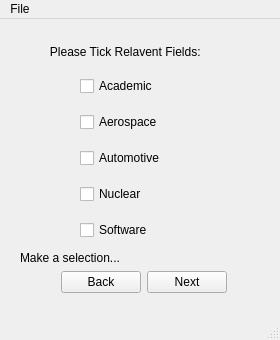
<?xml version="1.0" encoding="UTF-8"?>
<ui version="4.0">
 <class>MainWindow</class>
 <widget class="QMainWindow" name="MainWindow">
  <property name="geometry">
   <rect>
    <x>0</x>
    <y>0</y>
    <width>280</width>
    <height>340</height>
   </rect>
  </property>
  <property name="sizePolicy">
   <sizepolicy hsizetype="Fixed" vsizetype="Fixed">
    <horstretch>0</horstretch>
    <verstretch>0</verstretch>
   </sizepolicy>
  </property>
  <property name="windowTitle">
   <string>Enter Fields</string>
  </property>
  <widget class="QWidget" name="centralwidget">
   <widget class="QWidget" name="layoutWidget">
    <property name="geometry">
     <rect>
      <x>20</x>
      <y>20</y>
      <width>247</width>
      <height>254</height>
     </rect>
    </property>
    <layout class="QVBoxLayout" name="verticalLayout_3">
     <item>
      <widget class="QLabel" name="label_3">
       <property name="text">
        <string>         Please Tick Relavent Fields:</string>
       </property>
      </widget>
     </item>
     <item>
      <layout class="QVBoxLayout" name="verticalLayout_2">
       <item>
        <layout class="QHBoxLayout" name="horizontalLayout_3">
         <item>
          <spacer name="horizontalSpacer_3">
           <property name="orientation">
            <enum>Qt::Horizontal</enum>
           </property>
           <property name="sizeType">
            <enum>QSizePolicy::Fixed</enum>
           </property>
           <property name="sizeHint" stdset="0">
            <size>
             <width>60</width>
             <height>20</height>
            </size>
           </property>
          </spacer>
         </item>
         <item>
          <layout class="QVBoxLayout" name="verticalLayout">
           <item>
            <widget class="QCheckBox" name="checkBox">
             <property name="minimumSize">
              <size>
               <width>0</width>
               <height>30</height>
              </size>
             </property>
             <property name="text">
              <string>Academic</string>
             </property>
             <property name="iconSize">
              <size>
               <width>16</width>
               <height>16</height>
              </size>
             </property>
            </widget>
           </item>
           <item>
            <widget class="QCheckBox" name="checkBox_2">
             <property name="minimumSize">
              <size>
               <width>0</width>
               <height>30</height>
              </size>
             </property>
             <property name="text">
              <string>Aerospace</string>
             </property>
            </widget>
           </item>
           <item>
            <widget class="QCheckBox" name="checkBox_3">
             <property name="minimumSize">
              <size>
               <width>0</width>
               <height>30</height>
              </size>
             </property>
             <property name="text">
              <string>Automotive</string>
             </property>
            </widget>
           </item>
           <item>
            <widget class="QCheckBox" name="checkBox_4">
             <property name="sizePolicy">
              <sizepolicy hsizetype="Minimum" vsizetype="Fixed">
               <horstretch>0</horstretch>
               <verstretch>0</verstretch>
              </sizepolicy>
             </property>
             <property name="minimumSize">
              <size>
               <width>0</width>
               <height>30</height>
              </size>
             </property>
             <property name="text">
              <string>Nuclear</string>
             </property>
            </widget>
           </item>
           <item>
            <widget class="QCheckBox" name="checkBox_5">
             <property name="minimumSize">
              <size>
               <width>0</width>
               <height>30</height>
              </size>
             </property>
             <property name="text">
              <string>Software</string>
             </property>
            </widget>
           </item>
          </layout>
         </item>
         <item>
          <spacer name="horizontalSpacer_4">
           <property name="orientation">
            <enum>Qt::Horizontal</enum>
           </property>
           <property name="sizeType">
            <enum>QSizePolicy::Fixed</enum>
           </property>
           <property name="sizeHint" stdset="0">
            <size>
             <width>40</width>
             <height>20</height>
            </size>
           </property>
          </spacer>
         </item>
        </layout>
       </item>
       <item>
        <widget class="QLabel" name="label_2">
         <property name="text">
          <string>Make a selection...</string>
         </property>
        </widget>
       </item>
       <item>
        <layout class="QHBoxLayout" name="horizontalLayout">
         <item>
          <spacer name="horizontalSpacer">
           <property name="orientation">
            <enum>Qt::Horizontal</enum>
           </property>
           <property name="sizeType">
            <enum>QSizePolicy::Expanding</enum>
           </property>
           <property name="sizeHint" stdset="0">
            <size>
             <width>40</width>
             <height>20</height>
            </size>
           </property>
          </spacer>
         </item>
         <item>
          <widget class="QPushButton" name="pushButton">
           <property name="text">
            <string>Back</string>
           </property>
          </widget>
         </item>
         <item>
          <widget class="QPushButton" name="pushButton_2">
           <property name="text">
            <string>Next</string>
           </property>
          </widget>
         </item>
         <item>
          <spacer name="horizontalSpacer_2">
           <property name="orientation">
            <enum>Qt::Horizontal</enum>
           </property>
           <property name="sizeType">
            <enum>QSizePolicy::Expanding</enum>
           </property>
           <property name="sizeHint" stdset="0">
            <size>
             <width>40</width>
             <height>20</height>
            </size>
           </property>
          </spacer>
         </item>
        </layout>
       </item>
      </layout>
     </item>
    </layout>
   </widget>
  </widget>
  <widget class="QMenuBar" name="menubar">
   <property name="geometry">
    <rect>
     <x>0</x>
     <y>0</y>
     <width>280</width>
     <height>22</height>
    </rect>
   </property>
   <widget class="QMenu" name="menuFile">
    <property name="title">
     <string>File</string>
    </property>
    <addaction name="separator"/>
    <addaction name="actionQuit"/>
   </widget>
   <addaction name="menuFile"/>
  </widget>
  <widget class="QStatusBar" name="statusbar"/>
  <action name="actionQuit">
   <property name="text">
    <string>Quit</string>
   </property>
  </action>
 </widget>
 <resources/>
 <connections/>
</ui>
